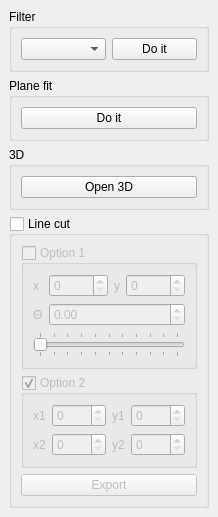
  <widget class="QDockWidget" name="dockWidget_2">
   <property name="floating">
    <bool>false</bool>
   </property>
   <property name="windowTitle">
    <string>Processing</string>
   </property>
   <attribute name="dockWidgetArea">
    <number>1</number>
   </attribute>
   <widget class="QWidget" name="dockWidgetContents_2">
    <layout class="QGridLayout" name="gridLayout">
     <item row="0" column="0">
      <widget class="QGroupBox" name="groupBox">
       <property name="title">
        <string>Filter</string>
       </property>
       <layout class="QGridLayout" name="gridLayout_4">
        <item row="0" column="0">
         <widget class="QComboBox" name="comboBox"/>
        </item>
        <item row="0" column="1">
         <widget class="QPushButton" name="pushButton_5">
          <property name="text">
           <string>Do it</string>
          </property>
         </widget>
        </item>
       </layout>
      </widget>
     </item>
     <item row="2" column="0">
      <widget class="QGroupBox" name="groupBox_3">
       <property name="title">
        <string>3D</string>
       </property>
       <layout class="QGridLayout" name="gridLayout_5">
        <item row="0" column="0">
         <widget class="QPushButton" name="pushButton_Open3D">
          <property name="text">
           <string>Open 3D</string>
          </property>
         </widget>
        </item>
       </layout>
      </widget>
     </item>
     <item row="3" column="0">
      <widget class="QGroupBox" name="groupBox_LineCut">
       <property name="title">
        <string>Line cut</string>
       </property>
       <property name="checkable">
        <bool>true</bool>
       </property>
       <property name="checked">
        <bool>false</bool>
       </property>
       <layout class="QGridLayout" name="gridLayout_7">
        <item row="1" column="0">
         <widget class="QGroupBox" name="groupBox_Option1">
          <property name="title">
           <string>Option 1</string>
          </property>
          <property name="checkable">
           <bool>true</bool>
          </property>
          <property name="checked">
           <bool>false</bool>
          </property>
          <layout class="QGridLayout" name="gridLayout_10">
           <item row="0" column="0">
            <widget class="QLabel" name="label_5">
             <property name="sizePolicy">
              <sizepolicy hsizetype="Maximum" vsizetype="Preferred">
               <horstretch>0</horstretch>
               <verstretch>0</verstretch>
              </sizepolicy>
             </property>
             <property name="text">
              <string>x</string>
             </property>
            </widget>
           </item>
           <item row="0" column="1">
            <widget class="QSpinBox" name="spinBox_x_Linecut">
             <property name="maximum">
              <number>1024</number>
             </property>
            </widget>
           </item>
           <item row="0" column="2">
            <widget class="QLabel" name="label_6">
             <property name="sizePolicy">
              <sizepolicy hsizetype="Maximum" vsizetype="Preferred">
               <horstretch>0</horstretch>
               <verstretch>0</verstretch>
              </sizepolicy>
             </property>
             <property name="text">
              <string>y</string>
             </property>
            </widget>
           </item>
           <item row="0" column="3">
            <widget class="QSpinBox" name="spinBox_y_Linecut">
             <property name="maximum">
              <number>1024</number>
             </property>
            </widget>
           </item>
           <item row="1" column="0">
            <widget class="QLabel" name="label_7">
             <property name="sizePolicy">
              <sizepolicy hsizetype="Maximum" vsizetype="Preferred">
               <horstretch>0</horstretch>
               <verstretch>0</verstretch>
              </sizepolicy>
             </property>
             <property name="text">
              <string>Θ</string>
             </property>
            </widget>
           </item>
           <item row="1" column="1" colspan="3">
            <widget class="QDoubleSpinBox" name="spinBox_Angle_Linecut">
             <property name="maximum">
              <double>360.000000000000000</double>
             </property>
            </widget>
           </item>
           <item row="2" column="0" colspan="4">
            <widget class="QSlider" name="slider_Angle_Linecut">
             <property name="maximum">
              <number>36000</number>
             </property>
             <property name="orientation">
              <enum>Qt::Horizontal</enum>
             </property>
             <property name="tickPosition">
              <enum>QSlider::TicksBothSides</enum>
             </property>
             <property name="tickInterval">
              <number>3600</number>
             </property>
            </widget>
           </item>
          </layout>
         </widget>
        </item>
        <item row="2" column="0">
         <widget class="QGroupBox" name="groupBox_Option2">
          <property name="title">
           <string>Option 2</string>
          </property>
          <property name="checkable">
           <bool>true</bool>
          </property>
          <property name="checked">
           <bool>true</bool>
          </property>
          <layout class="QGridLayout" name="gridLayout_9">
           <item row="3" column="3">
            <widget class="QLabel" name="label_4">
             <property name="sizePolicy">
              <sizepolicy hsizetype="Maximum" vsizetype="Preferred">
               <horstretch>0</horstretch>
               <verstretch>0</verstretch>
              </sizepolicy>
             </property>
             <property name="text">
              <string>y2</string>
             </property>
            </widget>
           </item>
           <item row="3" column="2">
            <widget class="QSpinBox" name="spinBox_x2_Linecut">
             <property name="maximum">
              <number>1024</number>
             </property>
            </widget>
           </item>
           <item row="3" column="4">
            <widget class="QSpinBox" name="spinBox_y2_Linecut">
             <property name="maximum">
              <number>1024</number>
             </property>
            </widget>
           </item>
           <item row="3" column="1">
            <widget class="QLabel" name="label_3">
             <property name="sizePolicy">
              <sizepolicy hsizetype="Maximum" vsizetype="Preferred">
               <horstretch>0</horstretch>
               <verstretch>0</verstretch>
              </sizepolicy>
             </property>
             <property name="text">
              <string>x2</string>
             </property>
            </widget>
           </item>
           <item row="1" column="1">
            <widget class="QLabel" name="label_2">
             <property name="sizePolicy">
              <sizepolicy hsizetype="Maximum" vsizetype="Preferred">
               <horstretch>0</horstretch>
               <verstretch>0</verstretch>
              </sizepolicy>
             </property>
             <property name="text">
              <string>x1</string>
             </property>
            </widget>
           </item>
           <item row="1" column="2">
            <widget class="QSpinBox" name="spinBox_x1_Linecut">
             <property name="maximum">
              <number>1024</number>
             </property>
            </widget>
           </item>
           <item row="1" column="4">
            <widget class="QSpinBox" name="spinBox_y1_Linecut">
             <property name="maximum">
              <number>1024</number>
             </property>
            </widget>
           </item>
           <item row="1" column="3">
            <widget class="QLabel" name="label">
             <property name="sizePolicy">
              <sizepolicy hsizetype="Maximum" vsizetype="Preferred">
               <horstretch>0</horstretch>
               <verstretch>0</verstretch>
              </sizepolicy>
             </property>
             <property name="text">
              <string>y1</string>
             </property>
            </widget>
           </item>
          </layout>
         </widget>
        </item>
        <item row="3" column="0">
         <widget class="QPushButton" name="pushButton_Export">
          <property name="text">
           <string>Export</string>
          </property>
         </widget>
        </item>
       </layout>
      </widget>
     </item>
     <item row="1" column="0">
      <widget class="QGroupBox" name="groupBox_2">
       <property name="title">
        <string>Plane fit</string>
       </property>
       <layout class="QGridLayout" name="gridLayout_6">
        <item row="0" column="0">
         <widget class="QPushButton" name="pushButton_PlaneFitDo">
          <property name="text">
           <string>Do it</string>
          </property>
         </widget>
        </item>
       </layout>
      </widget>
     </item>
    </layout>
   </widget>
  </widget>
